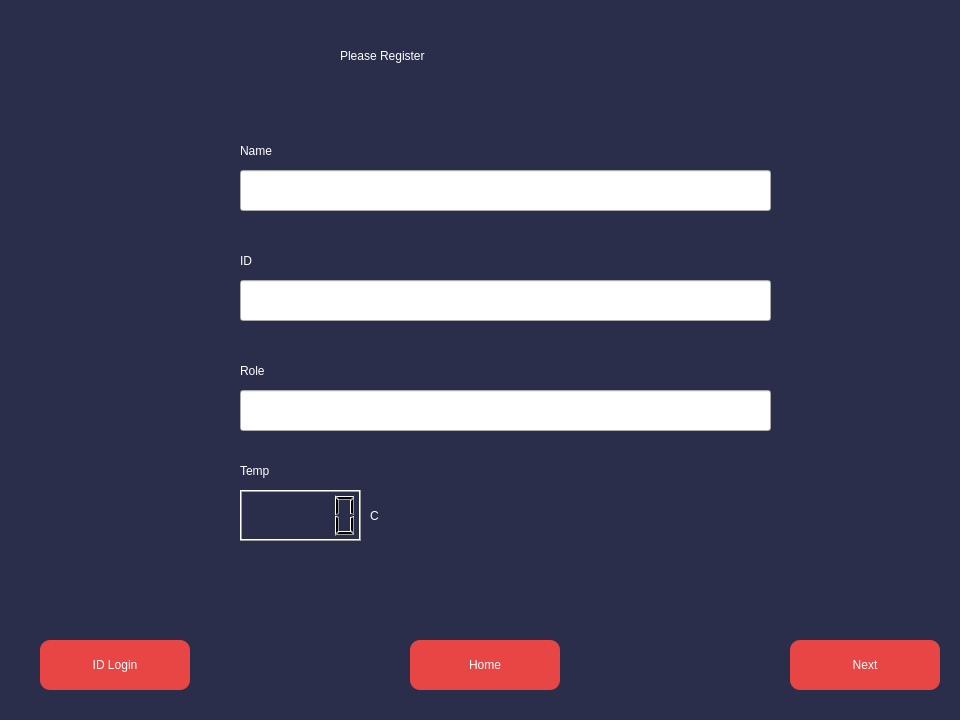
<?xml version="1.0" encoding="UTF-8"?>
<ui version="4.0">
 <class>Dialog</class>
 <widget class="QDialog" name="Dialog">
  <property name="geometry">
   <rect>
    <x>0</x>
    <y>0</y>
    <width>960</width>
    <height>720</height>
   </rect>
  </property>
  <property name="windowTitle">
   <string>Dialog</string>
  </property>
  <widget class="QWidget" name="bgcolor" native="true">
   <property name="geometry">
    <rect>
     <x>0</x>
     <y>0</y>
     <width>960</width>
     <height>720</height>
    </rect>
   </property>
   <property name="styleSheet">
    <string notr="true">QWidget#bgcolor{
background-color:rgb(43, 46, 74);
}</string>
   </property>
   <widget class="QLabel" name="welcome">
    <property name="geometry">
     <rect>
      <x>340</x>
      <y>20</y>
      <width>301</width>
      <height>71</height>
     </rect>
    </property>
    <property name="styleSheet">
     <string notr="true">font: 75 20pt &quot;Orbitron&quot;;
color: rgb(255, 255, 255);</string>
    </property>
    <property name="text">
     <string>Please Register</string>
    </property>
   </widget>
   <widget class="QPushButton" name="registernxt">
    <property name="geometry">
     <rect>
      <x>790</x>
      <y>640</y>
      <width>150</width>
      <height>50</height>
     </rect>
    </property>
    <property name="styleSheet">
     <string notr="true">QPushButton
{
border-radius: 10px;
color: rgb(255, 255, 255);
font: 75 16pt &quot;Rockwell&quot;;
background-color: #e84545;
}
QPushButton:hover
{
background-color: #903749;
}</string>
    </property>
    <property name="text">
     <string>Next</string>
    </property>
   </widget>
   <widget class="QLineEdit" name="nameinput">
    <property name="geometry">
     <rect>
      <x>240</x>
      <y>170</y>
      <width>531</width>
      <height>41</height>
     </rect>
    </property>
    <property name="styleSheet">
     <string notr="true">font: 87 12pt &quot;Arial Black&quot;;</string>
    </property>
   </widget>
   <widget class="QLineEdit" name="idinput">
    <property name="geometry">
     <rect>
      <x>240</x>
      <y>280</y>
      <width>531</width>
      <height>41</height>
     </rect>
    </property>
    <property name="styleSheet">
     <string notr="true">font: 87 12pt &quot;Arial Black&quot;;</string>
    </property>
   </widget>
   <widget class="QLineEdit" name="roleinput">
    <property name="geometry">
     <rect>
      <x>240</x>
      <y>390</y>
      <width>531</width>
      <height>41</height>
     </rect>
    </property>
    <property name="styleSheet">
     <string notr="true">font: 87 12pt &quot;Arial Black&quot;;</string>
    </property>
   </widget>
   <widget class="QLabel" name="label">
    <property name="geometry">
     <rect>
      <x>240</x>
      <y>140</y>
      <width>61</width>
      <height>21</height>
     </rect>
    </property>
    <property name="styleSheet">
     <string notr="true">color: rgb(255, 255, 255);
font: 87 10pt &quot;Arial Black&quot;;</string>
    </property>
    <property name="text">
     <string>Name</string>
    </property>
   </widget>
   <widget class="QLabel" name="label_2">
    <property name="geometry">
     <rect>
      <x>240</x>
      <y>250</y>
      <width>61</width>
      <height>21</height>
     </rect>
    </property>
    <property name="styleSheet">
     <string notr="true">color: rgb(255, 255, 255);
font: 87 10pt &quot;Arial Black&quot;;</string>
    </property>
    <property name="text">
     <string>ID</string>
    </property>
   </widget>
   <widget class="QLabel" name="label_3">
    <property name="geometry">
     <rect>
      <x>240</x>
      <y>360</y>
      <width>61</width>
      <height>21</height>
     </rect>
    </property>
    <property name="styleSheet">
     <string notr="true">color: rgb(255, 255, 255);
font: 87 10pt &quot;Arial Black&quot;;</string>
    </property>
    <property name="text">
     <string>Role</string>
    </property>
   </widget>
   <widget class="QLCDNumber" name="templcd">
    <property name="geometry">
     <rect>
      <x>240</x>
      <y>490</y>
      <width>121</width>
      <height>51</height>
     </rect>
    </property>
   </widget>
   <widget class="QLabel" name="label_4">
    <property name="geometry">
     <rect>
      <x>240</x>
      <y>460</y>
      <width>61</width>
      <height>21</height>
     </rect>
    </property>
    <property name="styleSheet">
     <string notr="true">color: rgb(255, 255, 255);
font: 87 10pt &quot;Arial Black&quot;;</string>
    </property>
    <property name="text">
     <string>Temp</string>
    </property>
   </widget>
   <widget class="QPushButton" name="gohome">
    <property name="geometry">
     <rect>
      <x>410</x>
      <y>640</y>
      <width>150</width>
      <height>50</height>
     </rect>
    </property>
    <property name="styleSheet">
     <string notr="true">QPushButton
{
border-radius: 10px;
color: rgb(255, 255, 255);
font: 75 16pt &quot;Rockwell&quot;;
background-color: #e84545;
}
QPushButton:hover
{
background-color: #903749;
}</string>
    </property>
    <property name="text">
     <string>Home</string>
    </property>
   </widget>
   <widget class="QLabel" name="label_5">
    <property name="geometry">
     <rect>
      <x>370</x>
      <y>500</y>
      <width>31</width>
      <height>31</height>
     </rect>
    </property>
    <property name="styleSheet">
     <string notr="true">color: rgb(255, 255, 255);
font: 26pt &quot;Russo One&quot;;</string>
    </property>
    <property name="text">
     <string>C</string>
    </property>
   </widget>
   <widget class="QPushButton" name="idlogin">
    <property name="geometry">
     <rect>
      <x>40</x>
      <y>640</y>
      <width>150</width>
      <height>50</height>
     </rect>
    </property>
    <property name="styleSheet">
     <string notr="true">QPushButton
{
border-radius: 10px;
color: rgb(255, 255, 255);
font: 75 16pt &quot;Rockwell&quot;;
background-color: #e84545;
}
QPushButton:hover
{
background-color: #903749;
}</string>
    </property>
    <property name="text">
     <string>ID Login</string>
    </property>
   </widget>
  </widget>
 </widget>
 <resources/>
 <connections/>
</ui>
